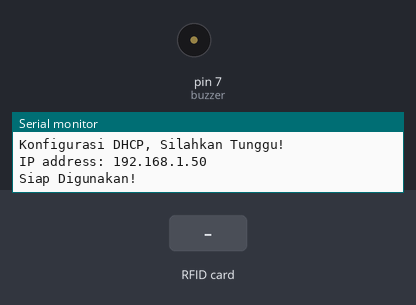
Bench run of a sketch on a simulated Arduino Uno, built for the host (arithmetic inside an expression is 32-bit, double 64-bit). Parts: buzzer (waves = sounding, pin HIGH), the last lines printed to the serial monitor. The inputs (shaded band) are chosen by the test bench. WiFi joins after 1.5 s; servers stay silent unless stated; uploads are accepted with an empty reply.

Above: at 7.9 s.
8.0 s: RFID card 5E 7A 19 C4 held to the reader
At 9.7 s:
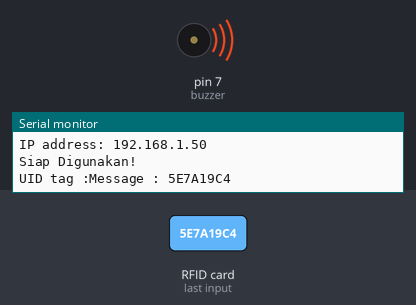
Timing chart, 0 to 11.9 s (numbered marks = the images above; inputs shaded):
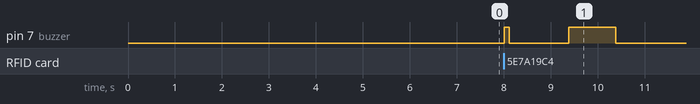

The sketch:

RFID_v2__ETHERNET_CLIENT_HTTP.ino
```cpp
#include <SPI.h>
#include <Ethernet.h>
#include <ArduinoJson.h> //6.17.3
#include <SPI.h>
#include <MFRC522.h>

// replace the MAC address below by the MAC address printed on a sticker on the Arduino Shield 2
byte mac[] = { 0xDE, 0xAD, 0xBE, 0xEF, 0xFE, 0xED };

EthernetClient client;

int    HTTP_PORT   = 80;
String HTTP_METHOD = "GET";
char   HOST_NAME[] = "192.168.1.29"; // change to your PC's IP address
String PATH_NAME   = "/rfidphp/data-api.php";
String getData;

#define SS_PIN 9
#define RST_PIN 8
#define buzzer 7

MFRC522 mfrc522(SS_PIN, RST_PIN);   // Create MFRC522 instance.

void setup() {
  Serial.begin(115200);
  pinMode (buzzer,OUTPUT);
  while(!Serial);
  SPI.begin();      // Initiate  SPI bus
  mfrc522.PCD_Init();   // Initiate MFRC522
  //delay(3000);
  //START IP DHCP
  Serial.println("Konfigurasi DHCP, Silahkan Tunggu!");
  if (Ethernet.begin(mac) == 0) {
    Serial.println("DHCP Gagal!");
    if (Ethernet.hardwareStatus() == EthernetNoHardware) {
      Serial.println("Ethernet Tidak tereteksi :(");
    } else if (Ethernet.linkStatus() == LinkOFF) {
      Serial.println("Hubungkan kabel Ethernet!");
    }
    while (true) {delay(1);}
  }
  //End DHCP
  delay(5000);
  Serial.print("IP address: ");
  Serial.println(Ethernet.localIP());
  client.connect(HOST_NAME, HTTP_PORT);
  Serial.println("Siap Digunakan!");
}

void loop() {
  //Baca data
   //Program yang akan dijalankan berulang-ulang
  if ( ! mfrc522.PICC_IsNewCardPresent()) {return;}
  // Select one of the cards
  if ( ! mfrc522.PICC_ReadCardSerial()) {return;}

  //Show UID on serial monitor
  Serial.print("UID tag :");
  String uidString;
  byte letter;
  for (byte i = 0; i < mfrc522.uid.size; i++)
  {
     uidString.concat(String(mfrc522.uid.uidByte[i] < 0x10 ? "" : ""));
     uidString.concat(String(mfrc522.uid.uidByte[i], HEX));
  }
  Serial.print("Message : ");
  uidString.toUpperCase();
  Serial.println(uidString);
  digitalWrite(buzzer,HIGH);
  delay(100);
  digitalWrite(buzzer,LOW);

  //POST TO WEB
    client.connect(HOST_NAME, HTTP_PORT);
    client.println(HTTP_METHOD + " " + PATH_NAME +
                   "?rfid=" + String(uidString) +
                   //"&sensor1=" + String(sensor1) +
                   //"&sensor2=" + String(sensor2) +
                   " HTTP/1.1");
    client.println("Host: " + String(HOST_NAME));
    client.println("Connection: close");
    client.println(); // end HTTP header

    while(client.connected()) {
      if(client.available()){
        char endOfHeaders[] = "\r\n\r\n";
        client.find(endOfHeaders);
        getData = client.readString();
        getData.trim();

        //AMBIL DATA JSON
        const size_t capacity = JSON_OBJECT_SIZE(6) + 110; //cari dulu nilainya pakai Arduino Json 5 Asisten
        DynamicJsonDocument doc(capacity);
        //StaticJsonDocument<192> doc;
        DeserializationError error = deserializeJson(doc, getData);

        const char* id_dibaca       = doc["id"];
        const char* rfid_dibaca     = doc["rfid"];
        const char* nama_dibaca     = doc["nama"];
        const char* alamat_dibaca   = doc["alamat"];
        const char* telepon_dibaca  = doc["telepon"];
        const char* tanggal_dibaca  = doc["tanggal"];

       //LOGIKA
       if(String(nama_dibaca)!=""){
        buzzeroke();
        Serial.println("Kartu Terdaftar!");
        Serial.println(getData);
        //POST TO SERIAL
         Serial.print("ID       = ");Serial.println(id_dibaca);
         Serial.print("RFID     = ");Serial.println(rfid_dibaca);
         Serial.print("Nama     = ");Serial.println(nama_dibaca);
         Serial.print("Alamat   = ");Serial.println(alamat_dibaca);
         Serial.print("Telepon  = ");Serial.println(telepon_dibaca);
         Serial.print("Waktu    = ");Serial.println(tanggal_dibaca);
         Serial.println();
       }else{
        buzzergagal();
        Serial.println("Kartu Tidak terdaftar!");
       }
      }
    }
    //delay(1000);
}

void buzzeroke(){
  digitalWrite(buzzer,HIGH);
  delay(100);
  digitalWrite(buzzer,LOW);
  delay(100);
  digitalWrite(buzzer,HIGH);
  delay(100);
  digitalWrite(buzzer,LOW);
  delay(100);
}

void buzzergagal(){
  digitalWrite(buzzer,HIGH);
  delay(1000);
  digitalWrite(buzzer,LOW);
  delay(10);
}
```

Measured:
- after the input at 8.0 s, pin 7 (buzzer): LOW → HIGH at once, → LOW 0.10 s later, → HIGH 1.3 s later, → LOW 1.0 s later
